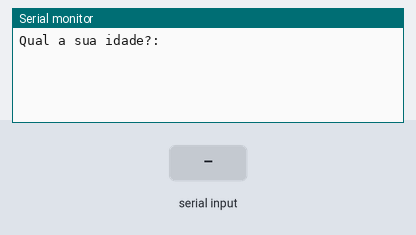
A sketch run on a simulated Arduino Uno, built with avr-gcc and run on an emulated ATmega328P. Parts: the last lines printed to the serial monitor. Inputs (shaded band) come from the test bench.

Above: at 1.2 s.
1.3 s: "90,45\n" received over Serial
At 1.9 s:
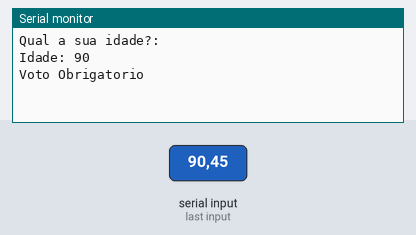
2.8 s: "30,150\n" received over Serial
At 4.1 s:
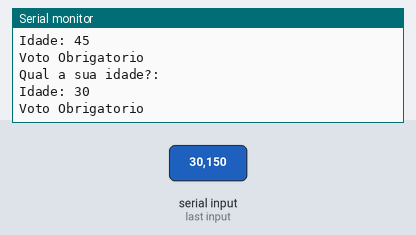
Timing chart, 0 to 5.8 s (numbered marks = the images above; inputs shaded):
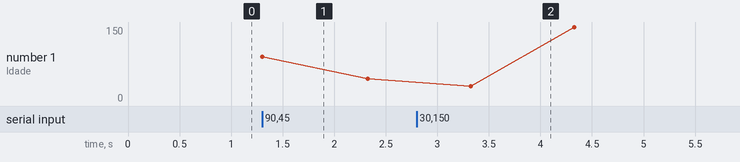

The sketch:

voto_obrigat_rio1.ino
```cpp
// C++ code
//
int idade = 0;

void setup()
{
 Serial.begin(9600);
}

void loop()
{
  Serial.println("Qual a sua idade?: ");
  while( !Serial.available() );
  idade = Serial.parseInt();
  Serial.println("Idade: " + String(idade));

  if( idade >= 16 ){
    Serial.println("Voto Obrigatorio");
  } else {
    Serial.println("Sem Idade para Votar");
  }

  delay(1000);
}
```

Measured:
- after the input at 1.3 s, the serial monitor: prints a new line at once (image 1)
- after the input at 2.8 s, the serial monitor: prints a new line after 0.53 s (image 2)
